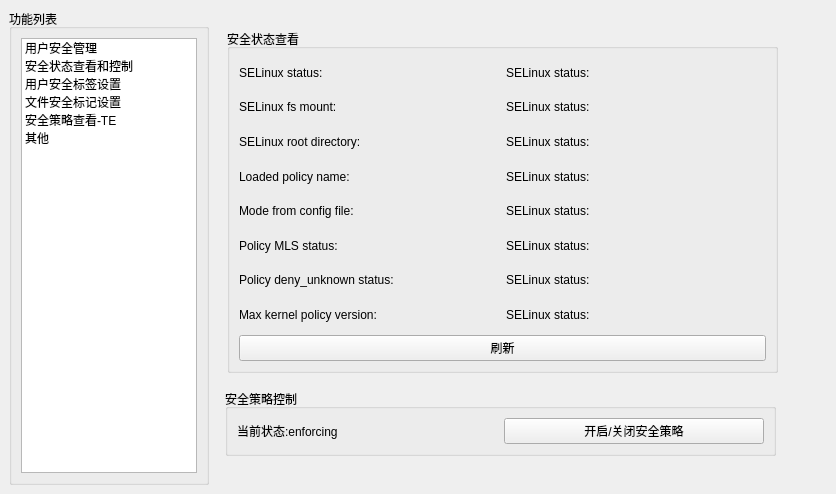
<?xml version="1.0" encoding="UTF-8"?>
<ui version="4.0">
 <class>TabSecrityPage</class>
 <widget class="QWidget" name="TabSecrityPage">
  <property name="geometry">
   <rect>
    <x>0</x>
    <y>0</y>
    <width>836</width>
    <height>494</height>
   </rect>
  </property>
  <property name="windowTitle">
   <string>Form</string>
  </property>
  <widget class="QGroupBox" name="groupBox_2">
   <property name="geometry">
    <rect>
     <x>9</x>
     <y>9</y>
     <width>200</width>
     <height>476</height>
    </rect>
   </property>
   <property name="minimumSize">
    <size>
     <width>200</width>
     <height>0</height>
    </size>
   </property>
   <property name="maximumSize">
    <size>
     <width>200</width>
     <height>16777215</height>
    </size>
   </property>
   <property name="title">
    <string>功能列表</string>
   </property>
   <layout class="QGridLayout" name="gridLayout_2">
    <item row="0" column="0">
     <widget class="QListWidget" name="listWidget">
      <property name="minimumSize">
       <size>
        <width>0</width>
        <height>0</height>
       </size>
      </property>
      <property name="maximumSize">
       <size>
        <width>16777215</width>
        <height>16777215</height>
       </size>
      </property>
      <item>
       <property name="text">
        <string>用户安全管理</string>
       </property>
      </item>
      <item>
       <property name="text">
        <string>安全状态查看和控制</string>
       </property>
      </item>
      <item>
       <property name="text">
        <string>用户安全标签设置</string>
       </property>
      </item>
      <item>
       <property name="text">
        <string>文件安全标记设置</string>
       </property>
      </item>
      <item>
       <property name="text">
        <string>安全策略查看-TE</string>
       </property>
      </item>
      <item>
       <property name="text">
        <string>其他</string>
       </property>
      </item>
     </widget>
    </item>
   </layout>
  </widget>
  <widget class="QStackedWidget" name="stackedWidget">
   <property name="geometry">
    <rect>
     <x>215</x>
     <y>9</y>
     <width>822</width>
     <height>575</height>
    </rect>
   </property>
   <property name="currentIndex">
    <number>1</number>
   </property>
   <widget class="QWidget" name="idfyPage">
    <layout class="QGridLayout" name="gridLayout_3">
     <item row="0" column="0">
      <widget class="QGroupBox" name="groupBox">
       <property name="enabled">
        <bool>true</bool>
       </property>
       <property name="title">
        <string>用户安全管理</string>
       </property>
       <layout class="QVBoxLayout" name="verticalLayout">
        <item>
         <widget class="QGroupBox" name="groupBox_3">
          <property name="autoFillBackground">
           <bool>false</bool>
          </property>
          <property name="title">
           <string>用户锁定设置</string>
          </property>
          <layout class="QGridLayout" name="gridLayout_5">
           <item row="0" column="0">
            <layout class="QGridLayout" name="gridLayout">
             <item row="1" column="0">
              <widget class="QLabel" name="label_8">
               <property name="text">
                <string>锁定服务:</string>
               </property>
              </widget>
             </item>
             <item row="0" column="1">
              <widget class="QLineEdit" name="tmsLineEdit"/>
             </item>
             <item row="0" column="4">
              <widget class="QLineEdit" name="secLineEdit"/>
             </item>
             <item row="1" column="1">
              <widget class="QComboBox" name="comboBox"/>
             </item>
             <item row="0" column="3">
              <widget class="QLabel" name="label_7">
               <property name="text">
                <string>锁定秒数:</string>
               </property>
              </widget>
             </item>
             <item row="0" column="0">
              <widget class="QLabel" name="label_6">
               <property name="text">
                <string>锁定次数:</string>
               </property>
              </widget>
             </item>
             <item row="1" column="4">
              <widget class="QPushButton" name="setusButton">
               <property name="text">
                <string>设置</string>
               </property>
              </widget>
             </item>
            </layout>
           </item>
          </layout>
         </widget>
        </item>
        <item>
         <widget class="QGroupBox" name="groupBox_5">
          <property name="autoFillBackground">
           <bool>false</bool>
          </property>
          <property name="title">
           <string>解锁用户:</string>
          </property>
          <layout class="QGridLayout" name="gridLayout_14">
           <item row="0" column="0">
            <layout class="QGridLayout" name="gridLayout_15">
             <item row="0" column="2">
              <widget class="QComboBox" name="locked_usr_comboBox"/>
             </item>
             <item row="0" column="4">
              <widget class="QPushButton" name="unlockButton">
               <property name="text">
                <string>解锁用户</string>
               </property>
              </widget>
             </item>
             <item row="0" column="3">
              <widget class="QPushButton" name="getlockusrsButton">
               <property name="text">
                <string>获取锁定的用户</string>
               </property>
              </widget>
             </item>
            </layout>
           </item>
          </layout>
         </widget>
        </item>
        <item>
         <spacer name="verticalSpacer">
          <property name="orientation">
           <enum>Qt::Vertical</enum>
          </property>
          <property name="sizeHint" stdset="0">
           <size>
            <width>20</width>
            <height>189</height>
           </size>
          </property>
         </spacer>
        </item>
        <item>
         <widget class="QGroupBox" name="groupBox_4">
          <property name="maximumSize">
           <size>
            <width>16777215</width>
            <height>1677777</height>
           </size>
          </property>
          <property name="title">
           <string>密码规则设置</string>
          </property>
          <layout class="QGridLayout" name="gridLayout_7">
           <item row="0" column="0">
            <layout class="QGridLayout" name="gridLayout_6">
             <item row="2" column="1">
              <widget class="QLineEdit" name="lowlenEdit"/>
             </item>
             <item row="1" column="4">
              <widget class="QLabel" name="label_3">
               <property name="text">
                <string>大写字母个数:</string>
               </property>
              </widget>
             </item>
             <item row="1" column="1">
              <widget class="QLineEdit" name="minlenEdit"/>
             </item>
             <item row="1" column="3">
              <widget class="QLineEdit" name="dlenEdit"/>
             </item>
             <item row="1" column="2">
              <widget class="QLabel" name="label_2">
               <property name="text">
                <string>数字位数:</string>
               </property>
              </widget>
             </item>
             <item row="1" column="5">
              <widget class="QLineEdit" name="uplenEdit"/>
             </item>
             <item row="1" column="0">
              <widget class="QLabel" name="label">
               <property name="text">
                <string>最短长度:</string>
               </property>
              </widget>
             </item>
             <item row="2" column="3">
              <widget class="QLineEdit" name="othlenEdit"/>
             </item>
             <item row="2" column="0">
              <widget class="QLabel" name="label_4">
               <property name="text">
                <string>小写字母个数:</string>
               </property>
              </widget>
             </item>
             <item row="2" column="2">
              <widget class="QLabel" name="label_5">
               <property name="text">
                <string>特殊字符个数:</string>
               </property>
              </widget>
             </item>
             <item row="2" column="4" colspan="2">
              <widget class="QPushButton" name="setPwButton">
               <property name="text">
                <string>设置</string>
               </property>
              </widget>
             </item>
             <item row="0" column="0" colspan="6">
              <widget class="QLabel" name="cur_pwd_label">
               <property name="text">
                <string>当前规则:</string>
               </property>
              </widget>
             </item>
            </layout>
           </item>
          </layout>
         </widget>
        </item>
       </layout>
      </widget>
     </item>
    </layout>
   </widget>
   <widget class="QWidget" name="staAndCtrlPage">
    <widget class="QGroupBox" name="groupBox_6">
     <property name="geometry">
      <rect>
       <x>12</x>
       <y>20</y>
       <width>551</width>
       <height>344</height>
      </rect>
     </property>
     <property name="title">
      <string>安全状态查看</string>
     </property>
     <layout class="QVBoxLayout" name="verticalLayout_2">
      <item>
       <layout class="QGridLayout" name="gridLayout_8">
        <item row="7" column="0">
         <widget class="QLabel" name="label_17">
          <property name="text">
           <string>Max kernel policy version:</string>
          </property>
         </widget>
        </item>
        <item row="5" column="0">
         <widget class="QLabel" name="label_15">
          <property name="text">
           <string>Policy MLS status:</string>
          </property>
         </widget>
        </item>
        <item row="2" column="0">
         <widget class="QLabel" name="label_11">
          <property name="text">
           <string>SELinux root directory:</string>
          </property>
         </widget>
        </item>
        <item row="3" column="0">
         <widget class="QLabel" name="label_12">
          <property name="text">
           <string>Loaded policy name:</string>
          </property>
         </widget>
        </item>
        <item row="4" column="0">
         <widget class="QLabel" name="label_14">
          <property name="text">
           <string>Mode from config file:</string>
          </property>
         </widget>
        </item>
        <item row="6" column="0">
         <widget class="QLabel" name="label_16">
          <property name="text">
           <string>Policy deny_unknown status:</string>
          </property>
         </widget>
        </item>
        <item row="1" column="0">
         <widget class="QLabel" name="label_10">
          <property name="text">
           <string>SELinux fs mount:</string>
          </property>
         </widget>
        </item>
        <item row="0" column="0">
         <widget class="QLabel" name="label_9">
          <property name="text">
           <string>SELinux status:</string>
          </property>
         </widget>
        </item>
        <item row="1" column="1">
         <widget class="QLabel" name="fsMountlabel">
          <property name="text">
           <string>SELinux status:</string>
          </property>
         </widget>
        </item>
        <item row="2" column="1">
         <widget class="QLabel" name="rootDirlabel">
          <property name="text">
           <string>SELinux status:</string>
          </property>
         </widget>
        </item>
        <item row="3" column="1">
         <widget class="QLabel" name="polnamelabel">
          <property name="text">
           <string>SELinux status:</string>
          </property>
         </widget>
        </item>
        <item row="4" column="1">
         <widget class="QLabel" name="modeCfglabel">
          <property name="text">
           <string>SELinux status:</string>
          </property>
         </widget>
        </item>
        <item row="5" column="1">
         <widget class="QLabel" name="mlslabel">
          <property name="text">
           <string>SELinux status:</string>
          </property>
         </widget>
        </item>
        <item row="6" column="1">
         <widget class="QLabel" name="denylabel">
          <property name="text">
           <string>SELinux status:</string>
          </property>
         </widget>
        </item>
        <item row="7" column="1">
         <widget class="QLabel" name="versionlabel">
          <property name="text">
           <string>SELinux status:</string>
          </property>
         </widget>
        </item>
        <item row="0" column="1">
         <widget class="QLabel" name="seStalabel">
          <property name="text">
           <string>SELinux status:</string>
          </property>
         </widget>
        </item>
        <item row="8" column="0" colspan="2">
         <widget class="QPushButton" name="fresh_staButton">
          <property name="text">
           <string>刷新</string>
          </property>
         </widget>
        </item>
       </layout>
      </item>
     </layout>
    </widget>
    <widget class="QGroupBox" name="groupBox_7">
     <property name="geometry">
      <rect>
       <x>10</x>
       <y>380</y>
       <width>551</width>
       <height>67</height>
      </rect>
     </property>
     <property name="title">
      <string>安全策略控制</string>
     </property>
     <layout class="QHBoxLayout" name="horizontalLayout">
      <item>
       <widget class="QLabel" name="cur_status_label">
        <property name="text">
         <string>当前状态:enforcing</string>
        </property>
       </widget>
      </item>
      <item>
       <widget class="QPushButton" name="open_closeButton">
        <property name="text">
         <string>开启/关闭安全策略</string>
        </property>
       </widget>
      </item>
     </layout>
    </widget>
   </widget>
   <widget class="QWidget" name="userSecPage">
    <widget class="QPushButton" name="setButton">
     <property name="geometry">
      <rect>
       <x>320</x>
       <y>260</y>
       <width>121</width>
       <height>29</height>
      </rect>
     </property>
     <property name="text">
      <string>设置</string>
     </property>
    </widget>
    <widget class="QWidget" name="layoutWidget_2">
     <property name="geometry">
      <rect>
       <x>80</x>
       <y>50</y>
       <width>361</width>
       <height>161</height>
      </rect>
     </property>
     <layout class="QGridLayout" name="gridLayout_9">
      <item row="0" column="0">
       <widget class="QLabel" name="label_18">
        <property name="text">
         <string>用户名：</string>
        </property>
       </widget>
      </item>
      <item row="1" column="0">
       <widget class="QLabel" name="label_19">
        <property name="text">
         <string>安全性标记：</string>
        </property>
       </widget>
      </item>
      <item row="1" column="1">
       <widget class="QLineEdit" name="u_sec_tagEdit">
        <property name="text">
         <string/>
        </property>
       </widget>
      </item>
      <item row="2" column="0">
       <widget class="QLabel" name="label_20">
        <property name="text">
         <string>完整性标记：</string>
        </property>
       </widget>
      </item>
      <item row="2" column="1">
       <widget class="QLineEdit" name="u_whole_tagEdit">
        <property name="text">
         <string/>
        </property>
       </widget>
      </item>
      <item row="0" column="1">
       <widget class="QLineEdit" name="unameEdit"/>
      </item>
     </layout>
    </widget>
    <widget class="QPushButton" name="freshButton">
     <property name="geometry">
      <rect>
       <x>90</x>
       <y>260</y>
       <width>101</width>
       <height>29</height>
      </rect>
     </property>
     <property name="text">
      <string>刷新</string>
     </property>
    </widget>
    <widget class="QLabel" name="label_30">
     <property name="geometry">
      <rect>
       <x>80</x>
       <y>220</y>
       <width>361</width>
       <height>21</height>
      </rect>
     </property>
     <property name="styleSheet">
      <string notr="true">color: rgb(233, 10, 10);</string>
     </property>
     <property name="text">
      <string>设置时，可能时间较长，请耐心等待。。。</string>
     </property>
    </widget>
   </widget>
   <widget class="QWidget" name="fileSecPage">
    <widget class="QPushButton" name="f_freshButton">
     <property name="geometry">
      <rect>
       <x>110</x>
       <y>280</y>
       <width>101</width>
       <height>29</height>
      </rect>
     </property>
     <property name="text">
      <string>刷新</string>
     </property>
    </widget>
    <widget class="QPushButton" name="f_setButton">
     <property name="geometry">
      <rect>
       <x>340</x>
       <y>280</y>
       <width>121</width>
       <height>29</height>
      </rect>
     </property>
     <property name="text">
      <string>设置</string>
     </property>
    </widget>
    <widget class="QWidget" name="layoutWidget_1">
     <property name="geometry">
      <rect>
       <x>50</x>
       <y>80</y>
       <width>461</width>
       <height>161</height>
      </rect>
     </property>
     <layout class="QGridLayout" name="gridLayout_10">
      <item row="0" column="0">
       <widget class="QLabel" name="label_21">
        <property name="text">
         <string>文件名：</string>
        </property>
       </widget>
      </item>
      <item row="1" column="0">
       <widget class="QLabel" name="label_22">
        <property name="text">
         <string>安全性标记：</string>
        </property>
       </widget>
      </item>
      <item row="2" column="0">
       <widget class="QLabel" name="label_23">
        <property name="text">
         <string>完整性标记：</string>
        </property>
       </widget>
      </item>
      <item row="0" column="1">
       <widget class="QLineEdit" name="filenameEdit">
        <property name="text">
         <string/>
        </property>
        <property name="readOnly">
         <bool>true</bool>
        </property>
       </widget>
      </item>
      <item row="0" column="3">
       <widget class="QPushButton" name="browserButton">
        <property name="maximumSize">
         <size>
          <width>30</width>
          <height>16777215</height>
         </size>
        </property>
        <property name="text">
         <string>...</string>
        </property>
       </widget>
      </item>
      <item row="0" column="2">
       <widget class="QCheckBox" name="isDirheckBox">
        <property name="text">
         <string>目录</string>
        </property>
       </widget>
      </item>
      <item row="1" column="1">
       <widget class="QLineEdit" name="f_sec_tagEdit">
        <property name="text">
         <string/>
        </property>
       </widget>
      </item>
      <item row="2" column="1">
       <widget class="QLineEdit" name="f_whole_tagEdit">
        <property name="text">
         <string/>
        </property>
       </widget>
      </item>
     </layout>
    </widget>
   </widget>
   <widget class="QWidget" name="secPolicyage">
    <layout class="QGridLayout" name="gridLayout_11">
     <item row="0" column="0">
      <widget class="QTabWidget" name="tabWidget">
       <property name="currentIndex">
        <number>0</number>
       </property>
       <widget class="QWidget" name="tab">
        <attribute name="title">
         <string>允许规则</string>
        </attribute>
        <layout class="QGridLayout" name="gridLayout_12">
         <item row="0" column="1">
          <widget class="QComboBox" name="domainTypeBox"/>
         </item>
         <item row="0" column="0">
          <widget class="QLabel" name="label_24">
           <property name="maximumSize">
            <size>
             <width>66</width>
             <height>16777215</height>
            </size>
           </property>
           <property name="text">
            <string>进程类型</string>
           </property>
          </widget>
         </item>
         <item row="0" column="4">
          <widget class="QLabel" name="label_26">
           <property name="maximumSize">
            <size>
             <width>66</width>
             <height>16777215</height>
            </size>
           </property>
           <property name="text">
            <string>class类型</string>
           </property>
          </widget>
         </item>
         <item row="0" column="2">
          <widget class="QLabel" name="label_25">
           <property name="maximumSize">
            <size>
             <width>66</width>
             <height>16777215</height>
            </size>
           </property>
           <property name="text">
            <string>文件类型</string>
           </property>
          </widget>
         </item>
         <item row="0" column="5">
          <widget class="QComboBox" name="classBox"/>
         </item>
         <item row="0" column="3">
          <widget class="QComboBox" name="fileTypeBox"/>
         </item>
         <item row="0" column="6">
          <widget class="QPushButton" name="findButton">
           <property name="text">
            <string>查找</string>
           </property>
          </widget>
         </item>
         <item row="1" column="0" colspan="7">
          <widget class="QTableWidget" name="ruleTableWidget">
           <attribute name="horizontalHeaderStretchLastSection">
            <bool>true</bool>
           </attribute>
           <column>
            <property name="text">
             <string>Domain Type</string>
            </property>
           </column>
           <column>
            <property name="text">
             <string>File Type</string>
            </property>
           </column>
           <column>
            <property name="text">
             <string>Class</string>
            </property>
           </column>
           <column>
            <property name="text">
             <string>Permission</string>
            </property>
           </column>
          </widget>
         </item>
        </layout>
       </widget>
       <widget class="QWidget" name="tab_2">
        <attribute name="title">
         <string>文件/进程类型转换</string>
        </attribute>
        <layout class="QGridLayout" name="gridLayout_13">
         <item row="0" column="0">
          <widget class="QLabel" name="label_28">
           <property name="maximumSize">
            <size>
             <width>75</width>
             <height>16777215</height>
            </size>
           </property>
           <property name="text">
            <string>源进程类型</string>
           </property>
          </widget>
         </item>
         <item row="0" column="1">
          <widget class="QComboBox" name="sourceTypeBox"/>
         </item>
         <item row="0" column="2">
          <widget class="QLabel" name="label_27">
           <property name="maximumSize">
            <size>
             <width>60</width>
             <height>16777215</height>
            </size>
           </property>
           <property name="text">
            <string>目标类型</string>
           </property>
          </widget>
         </item>
         <item row="0" column="3">
          <widget class="QComboBox" name="targetTypeBox"/>
         </item>
         <item row="0" column="4">
          <widget class="QLabel" name="label_29">
           <property name="maximumSize">
            <size>
             <width>63</width>
             <height>16777215</height>
            </size>
           </property>
           <property name="text">
            <string>class类型</string>
           </property>
          </widget>
         </item>
         <item row="0" column="5">
          <widget class="QComboBox" name="classTypeBox"/>
         </item>
         <item row="0" column="6">
          <widget class="QPushButton" name="findButton2">
           <property name="text">
            <string>查找</string>
           </property>
          </widget>
         </item>
         <item row="1" column="0" colspan="7">
          <widget class="QTableWidget" name="f_p_tableWidget">
           <attribute name="horizontalHeaderStretchLastSection">
            <bool>true</bool>
           </attribute>
           <column>
            <property name="text">
             <string>Source Type</string>
            </property>
           </column>
           <column>
            <property name="text">
             <string>Target Type</string>
            </property>
           </column>
           <column>
            <property name="text">
             <string>Class</string>
            </property>
           </column>
           <column>
            <property name="text">
             <string>Default Type</string>
            </property>
           </column>
          </widget>
         </item>
        </layout>
       </widget>
      </widget>
     </item>
    </layout>
   </widget>
   <widget class="QWidget" name="otherPage"/>
  </widget>
 </widget>
 <resources/>
 <connections/>
</ui>
